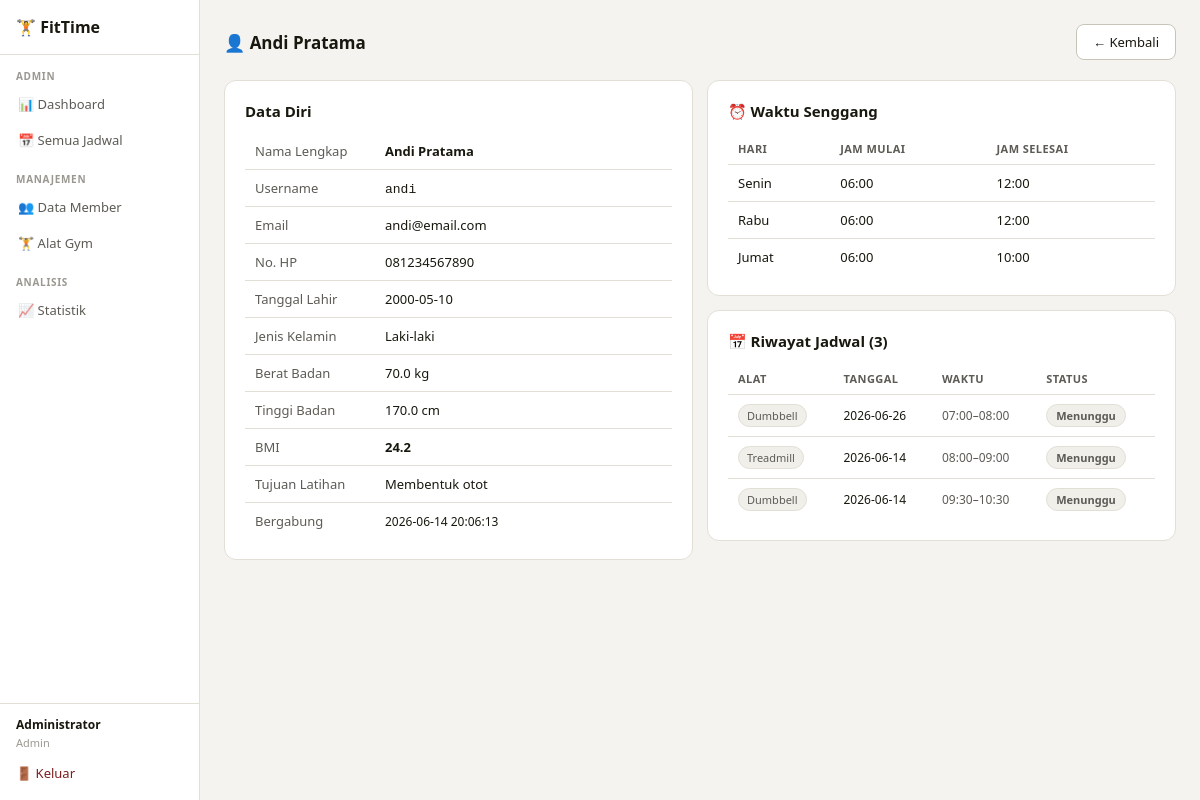
/admin/member/2 (signed in), run on an earlier commit of the app's database.
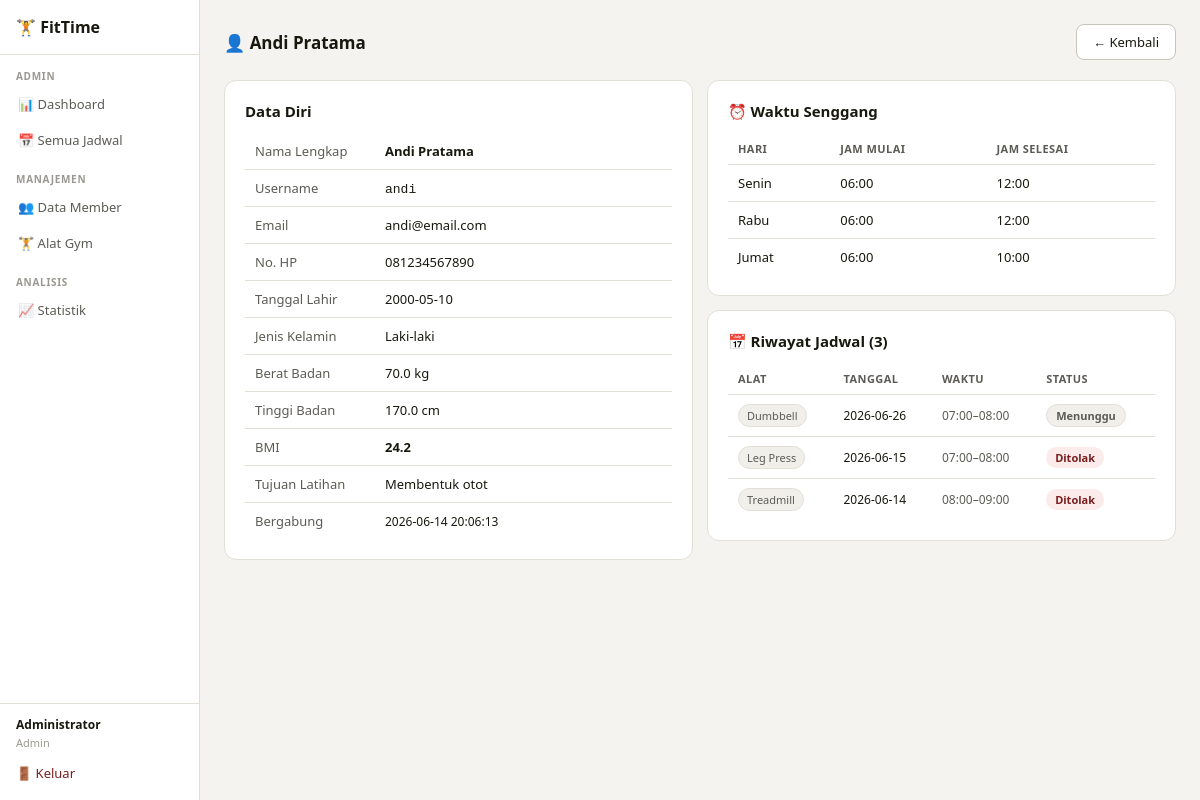
And on a later commit of the database.
### tables this page shows
CREATE TABLE waktu_senggang (
            id INTEGER PRIMARY KEY AUTOINCREMENT,
            user_id INTEGER NOT NULL,
            hari TEXT NOT NULL,
            jam_mulai TEXT NOT NULL,
            jam_selesai TEXT NOT NULL,
            FOREIGN KEY (user_id) REFERENCES users(id)
        );

CREATE TABLE jadwal (
            id INTEGER PRIMARY KEY AUTOINCREMENT,
            user_id INTEGER NOT NULL,
            alat_id INTEGER NOT NULL,
            tanggal TEXT NOT NULL,
            jam_mulai TEXT NOT NULL,
            jam_selesai TEXT NOT NULL,
            catatan TEXT,
            status TEXT DEFAULT 'pending',  -- pending, approved, rejected, clash
            created_at TEXT DEFAULT (datetime('now','localtime')),
            FOREIGN KEY (user_id) REFERENCES users(id),
            FOREIGN KEY (alat_id) REFERENCES alat_gym(id)
        );

CREATE TABLE alat_gym (
            id INTEGER PRIMARY KEY AUTOINCREMENT,
            nama TEXT UNIQUE NOT NULL,
            deskripsi TEXT,
            kapasitas INTEGER DEFAULT 1,
            aktif INTEGER DEFAULT 1
        );

### app.py (the view)
@app.route('/admin/member/<int:uid>')
@login_required('admin')
def admin_member_detail(uid):
    with get_db() as db:
        user = db.execute('SELECT * FROM users WHERE id=?',(uid,)).fetchone()
        jadwal = db.execute('''SELECT j.*,a.nama as alat_nama FROM jadwal j
            JOIN alat_gym a ON j.alat_id=a.id WHERE j.user_id=? ORDER BY j.tanggal DESC,j.jam_mulai''',(uid,)).fetchall()
        ws = db.execute('SELECT * FROM waktu_senggang WHERE user_id=? ORDER BY id',(uid,)).fetchall()
        return render_template('admin_member_detail.html', user=user, jadwal=jadwal, ws=ws)

### app.py (called while the page is built)
def get_db():
    conn = sqlite3.connect(DB)
    conn.row_factory = sqlite3.Row
    return conn

def login_required(role=None):
    from functools import wraps
    def decorator(f):
        @wraps(f)
        def wrapped(*args,**kwargs):
            if 'user_id' not in session:
                flash('Silakan login terlebih dahulu.','warning')
                return redirect(url_for('login'))
            if role and session.get('role') != role:
                flash('Akses ditolak.','danger')
                return redirect(url_for('dashboard'))
            return f(*args,**kwargs)
        return wrapped
    return decorator

### templates/admin_member_detail.html (shortened to what this page needs)
{% extends 'base.html' %}
{% block content %}
<div class="page-header">
  <div class="page-title">👤 {{ user.nama_lengkap or user.username }}</div>
  <a href="{{ url_for('admin_member') }}" class="btn">← Kembali</a>
</div>
<div class="grid-2">
  <div class="card">
    <div class="section-title">Data Diri</div>
    <table>
      <tr><td style="color:var(--text2);width:130px">Nama Lengkap</td><td><strong>{{ user.nama_lengkap or '—' }}</strong></td></tr>
      <tr><td style="color:var(--text2)">Username</td><td><code>{{ user.username }}</code></td></tr>
      <tr><td style="color:var(--text2)">Email</td><td>{{ user.email or '—' }}</td></tr>
      <tr><td style="color:var(--text2)">No. HP</td><td>{{ user.no_hp or '—' }}</td></tr>
      <tr><td style="color:var(--text2)">Tanggal Lahir</td><td>{{ user.tanggal_lahir or '—' }}</td></tr>
      <tr><td style="color:var(--text2)">Jenis Kelamin</td><td>{{ 'Laki-laki' if user.jenis_kelamin=='L' else 'Perempuan' if user.jenis_kelamin=='P' else '—' }}</td></tr>
      <tr><td style="color:var(--text2)">Berat Badan</td><td>{{ user.berat_badan or '—' }} kg</td></tr>
      <tr><td style="color:var(--text2)">Tinggi Badan</td><td>{{ user.tinggi_badan or '—' }} cm</td></tr>
      {% if user.berat_badan and user.tinggi_badan %}
      <tr><td style="color:var(--text2)">BMI</td><td><strong>{{ "%.1f"|format(user.berat_badan/((user.tinggi_badan/100)**2)) }}</strong></td></tr>
      {% endif %}
      <tr><td style="color:var(--text2)">Tujuan Latihan</td><td>{{ user.tujuan_latihan or '—' }}</td></tr>
      <tr><td style="color:var(--text2)">Bergabung</td><td style="font-size:12px">{{ user.created_at }}</td></tr>
    </table>
  </div>
  <div>
    <div class="card" style="margin-bottom:14px">
      <div class="section-title">⏰ Waktu Senggang</div>
      {% if ws %}
      <table><thead><tr><th>Hari</th><th>Jam Mulai</th><th>Jam Selesai</th></tr></thead><tbody>
      {% for w in ws %}<tr><td>{{ w.hari }}</td><td>{{ w.jam_mulai }}</td><td>{{ w.jam_selesai }}</td></tr>{% endfor %}
      </tbody></table>
      {% else %}<div class="empty">Belum ada waktu senggang.</div>{% endif %}
    </div>
    <div class="card">
      <div class="section-title">📅 Riwayat Jadwal ({{ jadwal|length }})</div>
      {% if jadwal %}
      <table><thead><tr><th>Alat</th><th>Tanggal</th><th>Waktu</th><th>Status</th></tr></thead><tbody>
      {% for j in jadwal %}
      <tr>
        <td><span class="chip">{{ j.alat_nama }}</span></td>
        <td style="font-size:12px">{{ j.tanggal }}</td>
        <td style="font-size:12px;color:var(--text2)">{{ j.jam_mulai }}–{{ j.jam_selesai }}</td>
        <td>
          {% if j.status=='approved' %}<span class="badge b-ok">Disetujui</span>
          {% elif j.status=='rejected' %}<span class="badge b-clash">Ditolak</span>
          {% else %}<span class="badge b-gray">Menunggu</span>{% endif %}
        </td>
      </tr>
      {% endfor %}
      </tbody></table>
      {% else %}<div class="empty">Belum ada jadwal.</div>{% endif %}
    </div>
  </div>
</div>
{% endblock %}

What changed in the data, as far as the page shows it:
removed jadwal: alat_nama "Dumbbell", tanggal "2026-06-14", jam_mulai "09:30", jam_selesai "10:30", status "Menunggu"
added jadwal: alat_nama "Leg Press", tanggal "2026-06-15", jam_mulai "07:00", jam_selesai "08:00", status "Ditolak"
changed jadwal "Treadmill": status "Menunggu" → "Ditolak"
